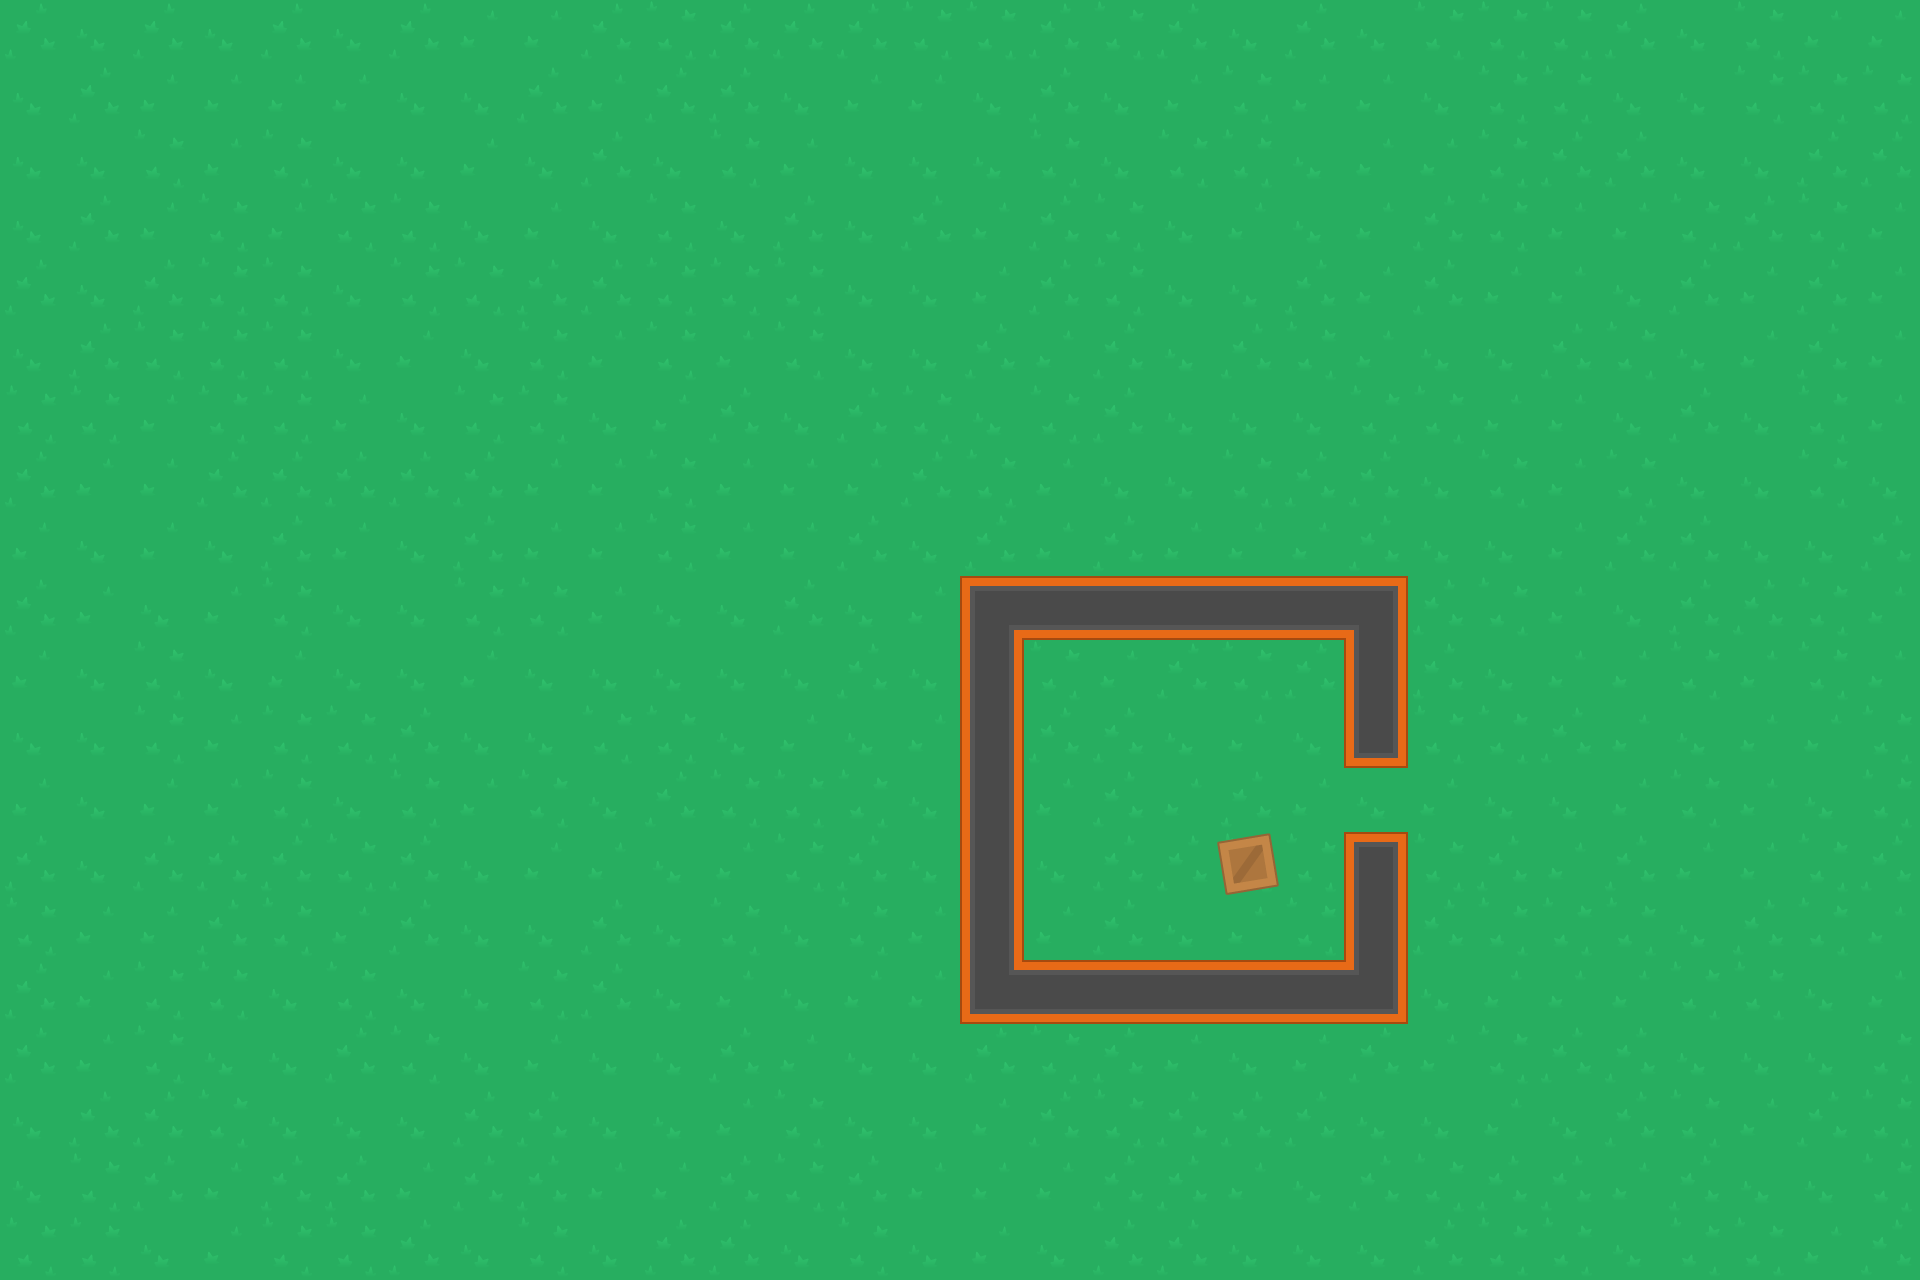

A level layout from a 2D game, rendered from its tile map. Below: a short description, then the map file with tile-grid data replaced by summaries:
An orthogonal 30x20 tile map with 64x64 px tiles, 2 tile layers (Ground, Walls) and 20 objects (12x Node, 6x Wall, Zombie, Player).

<map version="1.2" tiledversion="1.3.4" orientation="orthogonal" renderorder="right-down" width="30" height="20" tilewidth="64" tileheight="64" infinite="0" nextlayerid="8" nextobjectid="58">
 <tileset firstgid="1" source="tiled.tsx" />
 <layer id="1" name="Ground" width="30" height="20">
  <data>[600 cells, 600 non-empty, 4 distinct tile ids]</data>
 </layer>
 <layer id="5" name="Walls" width="30" height="20">
  <data>[600 cells, 24 non-empty, 9 distinct tile ids]</data>
 </layer>
 <objectgroup id="3" name="Obstacles">
  <object id="12" name="Wall" x="960" y="576" width="448" height="64" />
  <object id="13" name="Wall" x="960" y="640" width="64" height="384" />
  <object id="14" name="Wall" x="1024" y="960" width="384" height="64" />
  <object id="15" name="Wall" x="1344" y="640" width="64" height="128" />
  <object id="16" name="Wall" x="1344" y="832" width="64" height="128" />
  <object id="19" name="Wall" x="1216" y="832" width="64" height="64" />
 </objectgroup>
 <objectgroup id="6" name="NavMesh">
  <object id="42" name="Node" x="1056" y="672" />
  <object id="43" name="Node" x="1312" y="672" />
  <object id="44" name="Node" x="1056" y="928" />
  <object id="45" name="Node" x="1312" y="928" />
  <object id="46" name="Node" x="1184" y="928" />
  <object id="47" name="Node" x="1184" y="800" />
  <object id="49" name="Node" x="1312" y="800" />
  <object id="50" name="Node" x="928" y="1056" />
  <object id="51" name="Node" x="1440" y="1056" />
  <object id="52" name="Node" x="1440" y="544" />
  <object id="53" name="Node" x="928" y="544" />
  <object id="54" name="Node" x="1440" y="800" />
 </objectgroup>
 <objectgroup id="7" name="Entities">
  <object id="55" name="Zombie" x="1248" y="1056" />
  <object id="57" name="Player" x="1392" y="800" />
 </objectgroup>
</map>
